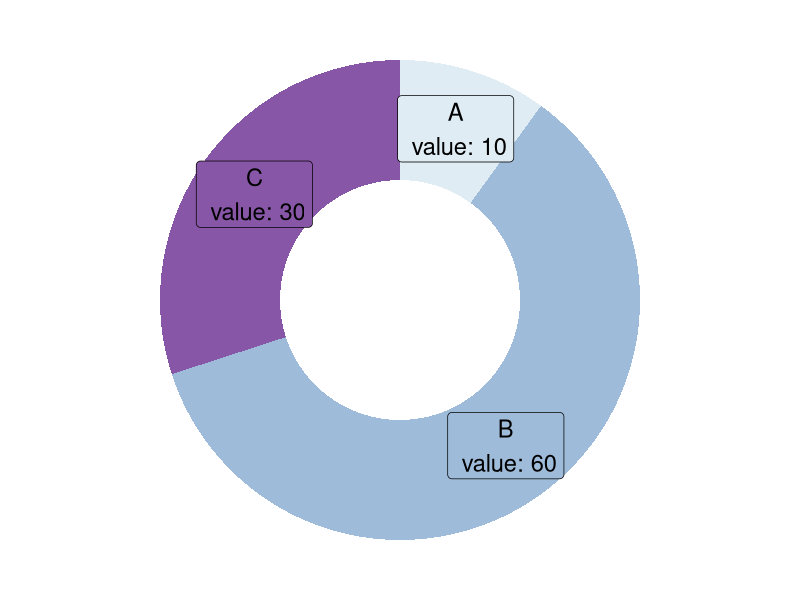
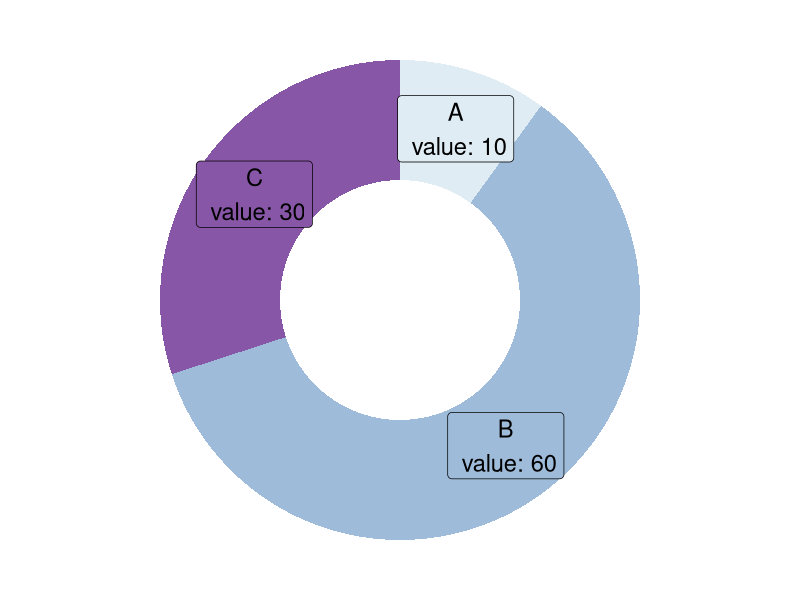

The R script that drew these images, in order:

# load library
library(ggplot2)

# Create test data.
data <- data.frame(
      category=c("A", "B", "C"),
      count=c(10, 60, 30)
)

# Compute percentages
data$fraction <- data$count / sum(data$count)

# Compute the cumulative percentages (top of each rectangle)
data$ymax <- cumsum(data$fraction)

# Compute the bottom of each rectangle
data$ymin <- c(0, head(data$ymax, n=-1))

# Compute label position
data$labelPosition <- (data$ymax + data$ymin) / 2

# Compute a good label
data$label <- paste0(data$category, "\n value: ", data$count)
data
# Make the plot
ggplot(data, aes(ymax=ymax, ymin=ymin, xmax=4, xmin=3, fill=category)) +
      geom_rect() +
      geom_label( x=3.5, aes(y=labelPosition, label=label), size=6) +
      scale_fill_brewer(palette=3) +
      coord_polar(theta="y") +
      xlim(c(2, 4)) +
      theme_void() +
      theme(legend.position = "none")

ggsave("test.tiff", units="in", width=12, height=6, dpi=300, compression = 'lzw')
